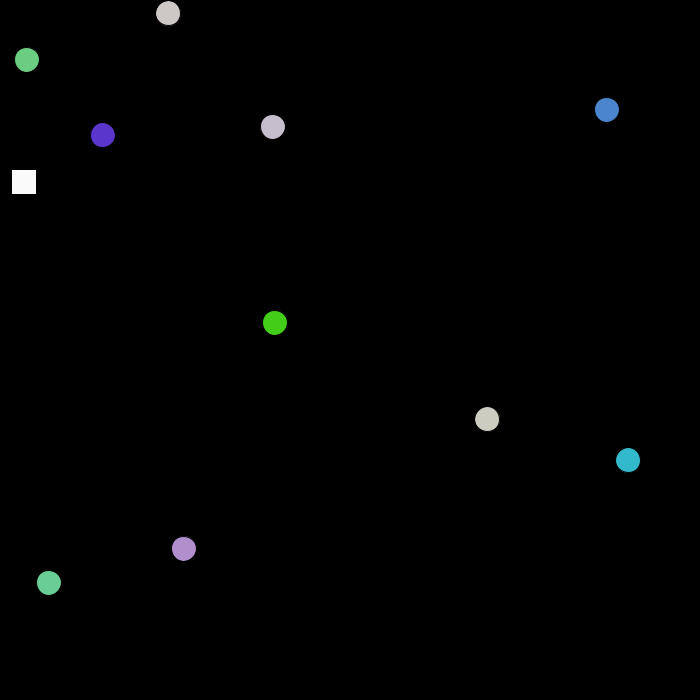
Frame 1 (no input)
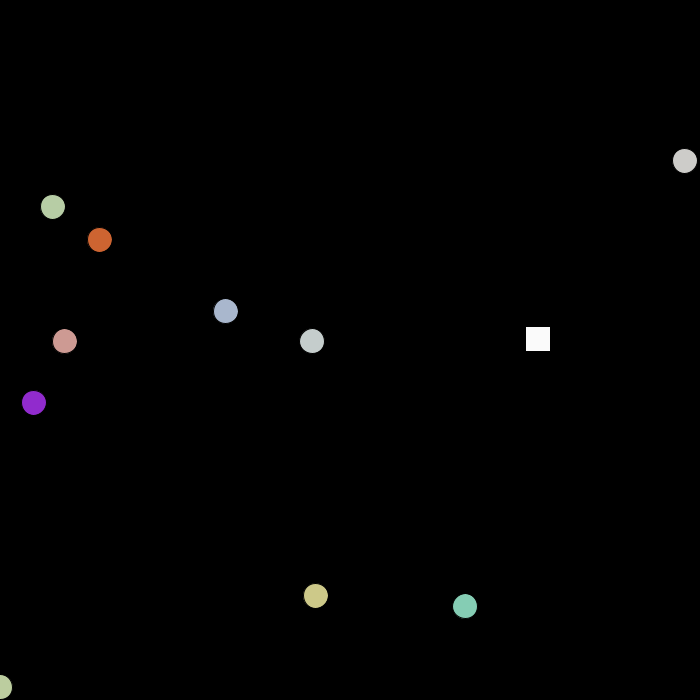
Frame 60 (the mouse pressed at the canvas centre just before this capture)
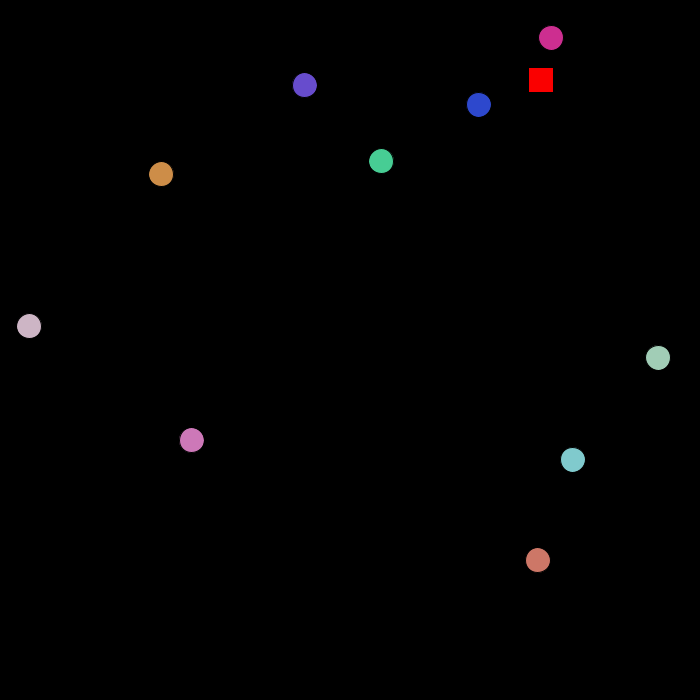
Frame 120 (the mouse held since frame 60 and released just before this capture)

The Processing sketch that drew these frames (run headless with seeded random() and noise(); from frame 60 on, the mouse is pressed at the canvas centre):

// Processing sketch: processing_159163
// ── processing_159163.pde

void setup() {
  size(700,700);
colorMode(HSB);

}

void draw(){
for(float a=0; a<10;a++){
  background(0,0,0);
 fill(mouseX,mouseY,250);
  rect(random(height),random(width),25,25);

}
for(float a=0; a<10;a++){
 fill(random(255),random(255),205);
  ellipse(random(width),random(height),25,25);
}
}
